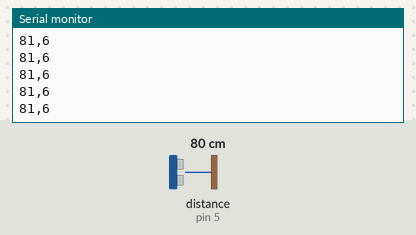
Bench run of a sketch on a simulated Arduino Uno, built with avr-gcc and run on an emulated ATmega328P. Parts: the last lines printed to the serial monitor. Inputs (shaded band) come from the test bench; at power-on: distance to the obstacle (sensor on pin 5) 80 cm. The echo pulse lasts 58.3 µs per cm.

Above: at 1.2 s.
1.3 s: distance to the obstacle (sensor on pin 5) set to 2 cm
At 1.4 s:
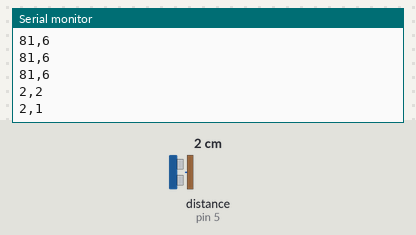
2.8 s: distance to the obstacle (sensor on pin 5) set to 4 cm
At 2.89 s:
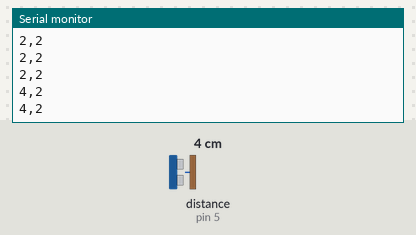
Timing chart, 0 to 5.8 s (numbered marks = the images above; inputs shaded):
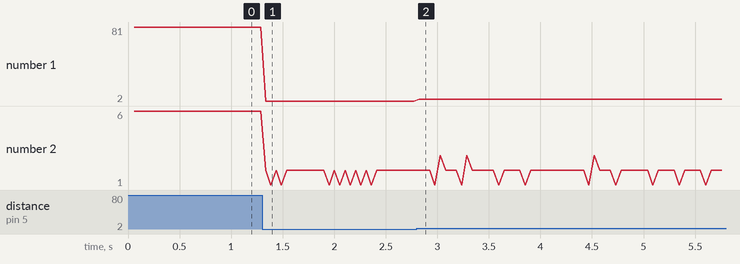

Measured:
- after the input at 1.3 s, the serial monitor: prints a new line at once (image 1)
- after the input at 2.8 s, the serial monitor: prints a new line at once (image 2)
- plotted number 1: 81 → 2 after the input at 1.3 s, 2 → 4 after the input at 2.8 s
- plotted number 2: 6 → 2 after the input at 1.3 s

The sketch:

HC-SR04_Example.ino
```cpp
#include <NewPing.h>  //Download the NewPing library from https://playground.arduino.cc/Code/NewPing/

#define SONAR_PIN 5  //We will use D5 for both the trig and echo pin.
#define MAX_DISTANCE 200 //Max distance set to 200cm can be up to 400cm

NewPing sonar(SONAR_PIN, SONAR_PIN, MAX_DISTANCE); // NewPing setup of pins and maximum distance.

int startTime = 0; //Use to monitor the execution time of the main loop
int loopTime = 0; //Use to monitor the execution time of the main loop
int elapsedTime = 0;

int _distance = 0;

void setup() {
    // put your setup code here, to run once:
    Serial.begin(115200); // Allows us to get results via the Serial Monitor in Arduino IDE
}

void loop() {
    // put your main code here, to run repeatedly:
    startTime = millis();

    delay(1); //Add a 1mS delay otherwise the program will execute too quickly
    if (elapsedTime > 50) //If 50mS has elapsed since last measurement
    {
        _distance = sonar.ping_cm();  //Get the distance measurement
        loopTime = millis() - startTime; //Calculate how long it took to get the measurement
        Serial.print(_distance); //Print the distance out
        Serial.print(",");
        Serial.println(loopTime); //Print the loop time out
        elapsedTime = 0; //Reset elapased time
    }

    loopTime = millis() - startTime; //Calculate the looptime when a measurement is not being taken
    elapsedTime = elapsedTime + loopTime; //Count the elapsed time from when the last measurement was taken
}
```
